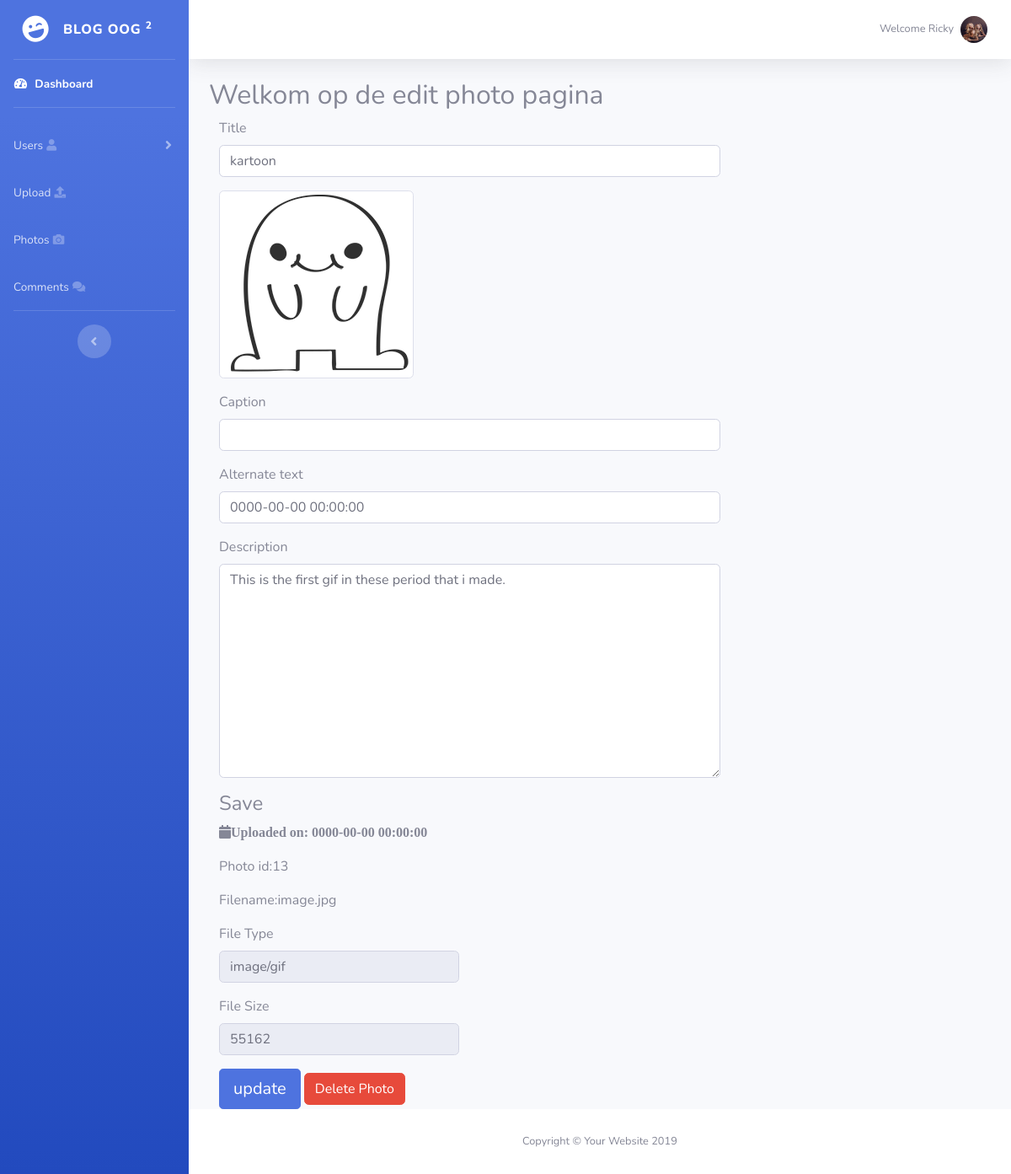
/admin/edit_photo.php?id=13 (signed in), run on the app's committed database.
### tables this page shows
CREATE TABLE IF NOT EXISTS `user` (
  `id` int(11) NOT NULL,
  `username` varchar(50) NOT NULL,
  `password` varchar(50) NOT NULL,
  `first_name` varchar(50) NOT NULL,
  `last_name` varchar(50) NOT NULL,
  `user_image` varchar(255) NOT NULL
);

CREATE TABLE IF NOT EXISTS `photo` (
  `id` int(11) NOT NULL,
  `title` varchar(50) NOT NULL,
  `caption` varchar(50) NOT NULL,
  `description` text NOT NULL,
  `filename` varchar(50) NOT NULL,
  `alternate_text` varchar(50) NOT NULL,
  `type` varchar(50) NOT NULL,
  `size` int(50) NOT NULL,
  `upload_on` datetime NOT NULL
);

### admin/includes/Database.php (called while the page is built, shortened)
<?php
class Database
{
    public $connection;
    public function open_db_connection()
    {
        $this->connection = mysqli_connect(DB_HOST, DB_USER, DB_PASS, DB_NAME);
    }
    public function query($sql)
    {
        $result = $this->connection->query($sql);
        return $result;
    }
}
$database = new Database();
?>

### admin/includes/Db_object.php (called while the page is built, shortened)
<?php
class Db_object
{       public $id;
    public static function find_by_id($id)
    {
        $result = static::find_this_query("SELECT * from " . static::$db_table . " WHERE id=$id LIMIT 1");
        return !empty($result) ? array_shift($result) : false;
    }
    public static function find_this_query($sql)
    {
        global $database;
        $result = $database->query($sql);
        $the_object_array = array();
        while ($row = mysqli_fetch_array($result)) {
            $the_object_array[] = static::instantie($row);
        }
        return $the_object_array;
    }
    public static function instantie($result)
    {   $calling_class = get_called_class();
        $the_object = new $calling_class;
        foreach ($result as $the_attribute => $value) {
            if($the_object->has_the_attribute($the_attribute)) {
                $the_object->$the_attribute = $value;
            }
        }
        return $the_object;
    }
    private function has_the_attribute($the_attribute)
    {
        $object_properties = get_object_vars($this);
        return array_key_exists($the_attribute, $object_properties);
    }
}

### admin/includes/User.php (called while the page is built, shortened)
<?php
class User extends Db_object
{
    protected static $db_table = "user";
    public $user_image;
    public $upload_directory = 'img'. DS .'users';
    public $image_placeholder = 'https://avatars.dicebear.com/v2/male/:seed.svg';
    public static function find_by_user($username)
    {
        $result = static::find_this_query("SELECT * from " . static::$db_table . " WHERE username LIKE '$username'");
        return !empty($result) ? array_shift($result) : false;
    }
    public function image_path_and_placeholder(){
        return empty($this->user_image) ? $this->image_placeholder : $this->upload_directory. DS . $this->user_image;
    }
}
?>

### admin/includes/Photo.php (called while the page is built, shortened)
<?php
class Photo extends Db_object
{
    public $filename;
    public $upload_directory = "img";
    public function picture_path(){
        return $this->upload_directory. DS .$this->filename;
    }
}

### admin/edit_photo.php (the view, shortened to what this page needs)
<?php include("includes/header.php");
        $photo = Photo::find_by_id($_GET['id']);
?>
<?php include("includes/sidebar.php");?>
<?php include("includes/content-top.php");?>
<div class="container-fluid">
    <div class="row">
        <div class="col-12">
            <h2>Welkom op de edit photo pagina</h2>
           <form action="" method="post">
               <div class="col-md-8">
               <div class="form-group">
                   <label for="title">Title</label>
                   <input type="text" name="title" class="form-control" value="<?php echo $photo->title; ?>">
               </div>
                   <div class="form-group">
                       <a><img src="<?php echo $photo->picture_path(); ?>" class="img-thumbnail" alt=""></a>
                   </div>
               <div class="form-group">
                   <label for="caption">Caption</label>
                   <input type="text" name="caption" class="form-control" value="<?php echo $photo->caption; ?>">
               </div>
               <div class="form-group">
                   <label for="alternate_text">Alternate text</label>
                   <input type="text" name="alternate_text" class="form-control" value="<?php echo $photo->alternate_text; ?>">
               </div>
               <div class="form-group">
                   <label for="description">Description</label>
                   <textarea id="" name="description" class="form-control" cols="30" rows="10"><?php echo $photo->description; ?></textarea>
               </div>
               </div>
               <div class="col-md-4">
                   <div class="photo-info-box">
                       <div class="info-box-header">
                           <h4>Save<span id="toggle" class="fas-fa-arrow-up"></span> </h4>
                       </div>
                       <div class="inside">
                           <div class="box-inner">
                               <p class="text">
                                   <span class="fas fa-calendar" >Uploaded on: <?php echo $photo->alternate_text; ?></span>
                               </p>
                               <p class="text">
                                   Photo id:<span class="data"><?php echo $photo->id; ?></span>
                               </p>
                               <p class="text">
                                   Filename:<span class="data">image.jpg</span>
                               </p>
                               <p class="text">
                                   <label for="type">File Type</label>
                                   <input readonly type="text" name="type" class="form-control" value="<?php echo $photo->type; ?>">
                               </p>
                               <p class="text">
                                   <label for="size">File Size</label>
                                   <input readonly type="text" name="size" class="form-control" value="<?php echo $photo->size; ?>">
                               </p>
                           </div>
                           <div class="info-box-footer float-left">
                               <div class="info-box-update float-right">
                                   <input type="submit" name="update" value="update" class="btn btn-primary btn-lg">
                                   <a href="delete_photo.php?id=<?php echo $photo->id; ?>" class="btn btn-danger">Delete Photo</a>
                               </div>
                           </div>
                       </div>
                   </div>
               </div>
           </form>
        </div>
    </div>
</div>
<?php include("includes/footer.php");?>

### admin/includes/content-top.php (shortened to what this page needs)
<div id="content-wrapper" class="d-flex flex-column">
        <?php
            $username = $_SESSION['username'];
            $user = User::find_by_user($username);
        ?>
    <div id="content">
        <nav class="navbar navbar-expand navbar-light bg-white topbar mb-4 static-top shadow">
            <ul class="navbar-nav ml-auto">
                <li class="nav-item dropdown no-arrow">
                    <a class="nav-link dropdown-toggle" href="#" id="userDropdown" role="button" data-toggle="dropdown" aria-haspopup="true" aria-expanded="false">
                        <span class="mr-2 d-none d-lg-inline text-gray-600 small"><?php echo "Welcome ". $user->first_name;?></span>
                        <img class="img-profile rounded-circle" src="<?php echo $user->image_path_and_placeholder();?>">
                    </a>
                </li>
            </ul>
        </nav>

### data on the page
user: first_name "Ricky", user_image (picture)
photo: title "kartoon", filename (picture), alternate_text "0000-00-00 00:00:00", description "This is the first gif in these period that i made.", id "13", type "image/gif", size "55162"
